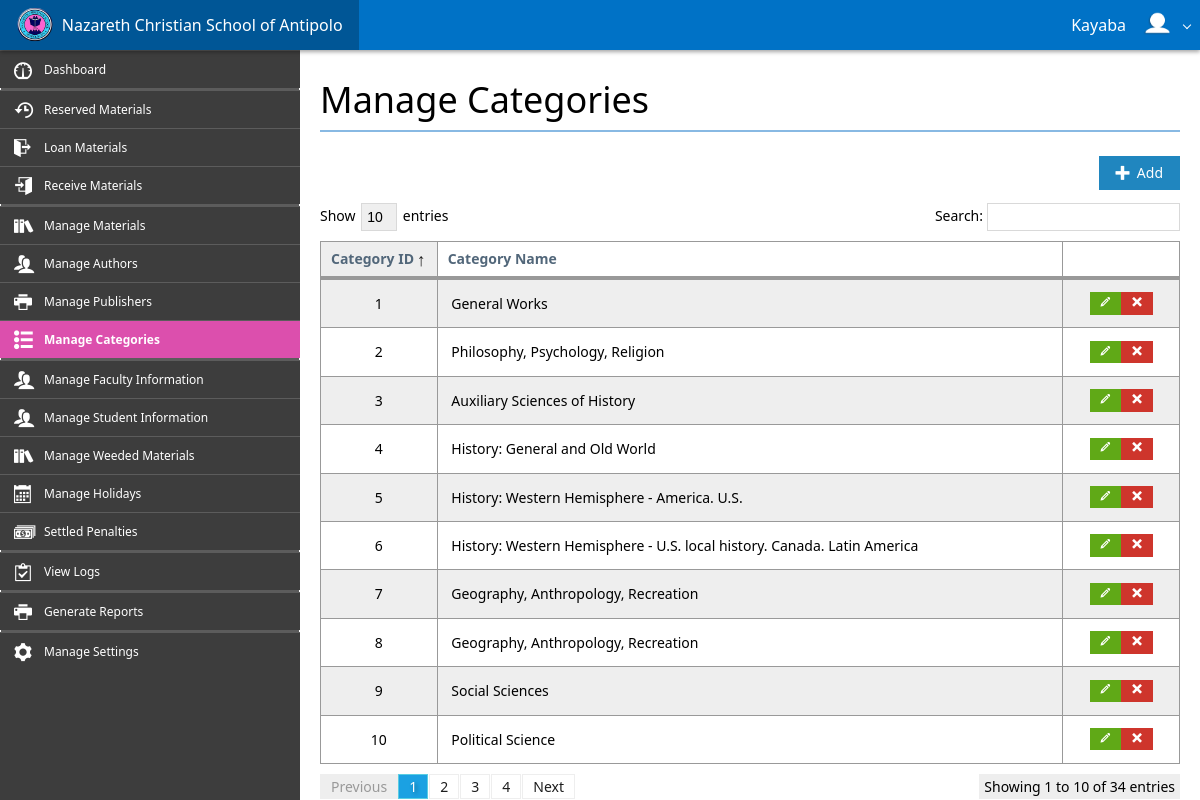
The app's page /control_panel/manage_categories.php (signed in) with its own data.
### tables this page shows
CREATE TABLE IF NOT EXISTS `categories` (
`Category_ID` int(10) NOT NULL,
  `Category` varchar(255) NOT NULL
);

### control_panel/requests/connection.php (called while the page is built, shortened)
<?php
    class Connection {
        private $hostname = 'localhost';
        private $username = 'root';
        private $password = '';
        private $database = 'ncsa_db';
        private $connection, $query;
        function open() {
            $this->connection = mysqli_connect($this->hostname, $this->username, $this->password, $this->database);
        }
        function query($sql) {
            $this->query = mysqli_query($this->connection, $sql);
        }
        function fetch_assoc() {
            return mysqli_fetch_assoc($this->query);
        }
    }
?>

### control_panel/manage_categories.php (the view, shortened to what this page needs)
<?php
    include_once('assets/system/header.php');
?>
<div class="app-bar fixed-top shadow" data-role="appbar">
    <a class="app-bar-element branding" href="./"><img class="app-logo" src="assets/img/logo.png">&nbsp;&nbsp;Nazareth Christian School of Antipolo</a>
    <?php
        if(isset($_SESSION['account_username'])) {
            $name = $_SESSION['account_first_name'] . ' ' . $_SESSION['account_last_name'];
            echo '<ul class="app-bar-menu place-right">';
            echo '<li><a class="app-bar-element dropdown-toggle">' . $name . '&nbsp;&nbsp;<img class="app-logo" src="./../user_images/' . $_SESSION['account_image'] . '"></a>';
            echo '</li>';
            echo '</ul>';
        } else {
            echo '<div class="place-right">';
            echo '<a class="app-bar-element" href="login.php"><span class="mif-switch"></span>&nbsp;&nbsp;Login</a>';
            echo '</div>';
        }
    ?>
</div>
<div id="main-block">
    <div class="flex-grid" style="height: 100%;">
        <div class="row" style="height: 100%;">
            <div id="cell-sidebar" class="cell bg-lightDark size-x300" style="overflow-y: scroll; height: 100%;">
                <ul class="sidebar2 dark">
                    <li><a href="./"><span class="mif-meter icon"></span><span class="title">Dashboard</span></a></li>
                    <li class="divider"></li><li class="divider"></li>
                    <li><a href="./reserved_materials.php"><span class="mif-history icon"></span><span class="title">Reserved Materials</span></a></li>
                    <li><a href="./loan_materials.php"><span class="mif-exit icon"></span><span class="title">Loan Materials</span></a></li>
                    <li><a href="./receive_materials.php"><span class="mif-enter icon"></span><span class="title">Receive Materials</span></a></li>
                    <li class="divider"></li><li class="divider"></li>
                    <li><a href="./manage_materials.php"><span class="mif-books icon"></span><span class="title">Manage Materials</span></a></li>
                    <li><a href="./manage_authors.php"><span class="mif-users icon"></span><span class="title">Manage Authors</span></a></li>
                    <li><a href="./manage_publishers.php"><span class="mif-printer icon"></span><span class="title">Manage Publishers</span></a></li>
                    <li class="active"><a href="./manage_categories.php"><span class="mif-list2 mif-ani-shuttle icon"></span><span class="title">Manage Categories</span></a></li>
                    <li class="divider"></li><li class="divider"></li>
                    <li><a href="./manage_faculties.php"><span class="mif-users icon"></span><span class="title">Manage Faculty Information</span></a></li>
                    <li><a href="./manage_students.php"><span class="mif-users icon"></span><span class="title">Manage Student Information</span></a></li>
                    <li><a href="./manage_weeding.php"><span class="mif-books icon"></span><span class="title">Manage Weeded Materials</span></a></li>
                    <li><a href="./manage_holidays.php"><span class="mif-calendar icon"></span><span class="title">Manage Holidays</span></a></li>
                    <li><a href="./settled_penalties.php"><span class="mif-dollars icon"></span><span class="title">Settled Penalties</span></a></li>
                    <li class="divider"></li><li class="divider"></li>
                    <li><a href="./view_logs.php"><span class="mif-clipboard icon"></span><span class="title">View Logs</span></a></li>
                    <li class="divider"></li><li class="divider"></li>
                    <li><a href="./generate_reports.php"><span class="mif-printer icon"></span><span class="title">Generate Reports</span></a></li>
                    <li class="divider"></li><li class="divider"></li>
                    <li><a href="./settings.php"><span class="mif-cog icon"></span><span class="title">Manage Settings</span></a></li>
                </ul>
            </div>
            <div id="cell-content" class="pane-scroll cell auto-size padding20 pane-scroll">
                <h1 class="text-light">Manage Categories</h1>
                <hr><br>
                <div class="align-right">
                    <a class="button primary beautify beautify-mif" data-button="add-category-button" data-role="hint" data-hint="Add Category" data-hint-background="#dc4fad" data-hint-color="#ffffff" data-hint-mode="2" data-hint-position="top"><span class="mif mif-plus"></span>&nbsp;&nbsp;Add</a>
                </div>
                <table id="categories-table" class="table striped border bordered">
                    <thead>
                        <tr>
                            <th width="15%">Category ID</th>
                            <th>Category Name</th>
                            <th width="15%"></th>
                        </tr>
                    </thead>
                    <tbody>
                        <?php
                            require_once('requests/connection.php');
                            $connection = new Connection();
                            $connection->open();
                            $connection->query("SELECT * FROM categories");
                            while($row = $connection->fetch_assoc()) {
                                echo '<tr>';
                                echo '<td class="align-center">' . $row['Category_ID'] . '</td>';
                                echo '<td>' . $row['Category'] . '</td>';
                                echo '<td class="align-center"><a class="button success mini-button beautify" data-button="edit-category-button" data-var-id="' . $row['Category_ID'] . '" data-role="hint" data-hint="Edit Category" data-hint-background="#dc4fad" data-hint-color="#ffffff" data-hint-mode="2" data-hint-position="top"><span class="mif mif-pencil"></span></a><a class="button danger mini-button beautify" data-button="delete-category-button" data-var-id="' . $row['Category_ID'] . '" data-role="hint" data-hint="Delete Category" data-hint-background="#dc4fad" data-hint-color="#ffffff" data-hint-mode="2" data-hint-position="top"><span class="mif mif-cross"></span></a></td>';
                                echo '</tr>';
                            }
                        ?>
                    </tbody>
                </table>
            </div>
        </div>
    </div>
</div>
<?php
    include_once('assets/system/footer.php');
?>

### control_panel/assets/css/stylesheet.css (style rules this page uses)
.app-logo { margin-top: -4px; height: 75%; }
.bg-lightDark { background-color: #3D3D3D; }
.pane-scroll { overflow-y: scroll; height: 100%; }
.sidebar2.dark { border: none; min-width: 100%; }
.sidebar2.dark li.active a { background-color: #dc4fad; }
.sidebar2 li a { padding: .50rem 1.75rem .50rem 2.25rem; }
.sidebar2 > li > a > .title { font-size: .75rem; margin-left: .5rem; }
a.button.beautify.beautify-mif .mif { margin-top: -.15rem !important; }
a.button.mini-button.beautify { padding: .2rem .625rem !important; }
#main-body { padding: 3.125rem 0 0; }
#main-block { min-height: 100%; height: 100%; }

### records on screen
categories: Category_ID "1", Category "General Works"
categories: Category_ID "2", Category "Philosophy, Psychology, Religion"
categories: Category_ID "3", Category "Auxiliary Sciences of History"
categories: Category_ID "4", Category "History: General and Old World"
categories: Category_ID "5", Category "History: Western Hemisphere - America. U.S."
categories: Category_ID "6", Category "History: Western Hemisphere - U.S. local history. Canada. Latin America"
categories: Category_ID "7", Category "Geography, Anthropology, Recreation"
categories: Category_ID "8", Category "Geography, Anthropology, Recreation"
categories: Category_ID "9", Category "Social Sciences"
categories: Category_ID "10", Category "Political Science"

### other values on screen
$name "Kayaba"
